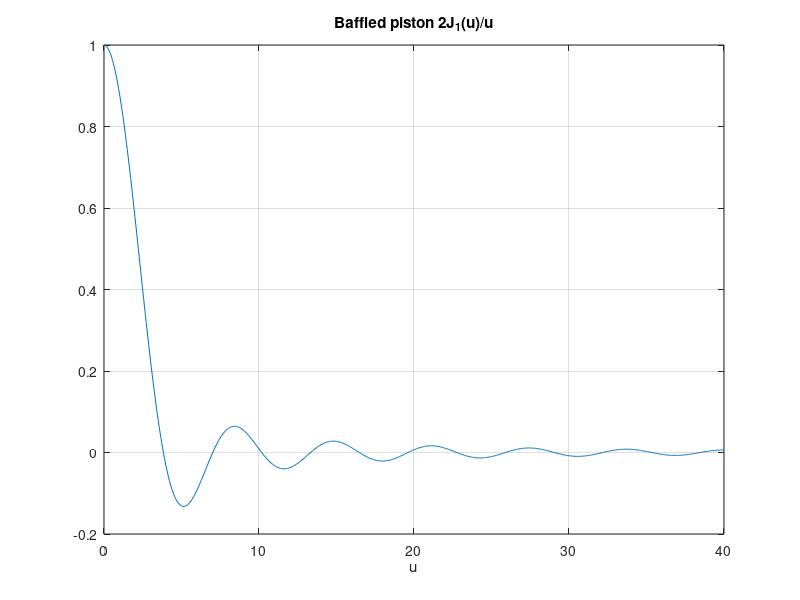

Recreate this plot in MATLAB.
% Baffled piston
% F = 2*J1(u)/u — the piezo-ceramics reference

uMax = 40;
u = linspace(1e-6, uMax, 721);
pat = 2*besselj(1, u) ./ u;        % normalized (peak 1 at u->0)
figure;
plot(u, pat);
title('Baffled piston 2J_1(u)/u'); xlabel('u'); grid on;

%{
@play
{
 "title": "Piston in baffle",
 "groups": [
  {
   "name": "Aperture",
   "controls": [
    {
     "var": "uMax",
     "label": "u max",
     "min": 10,
     "max": 60,
     "step": 5,
     "default": 40
    }
   ]
  }
 ]
}
%}
